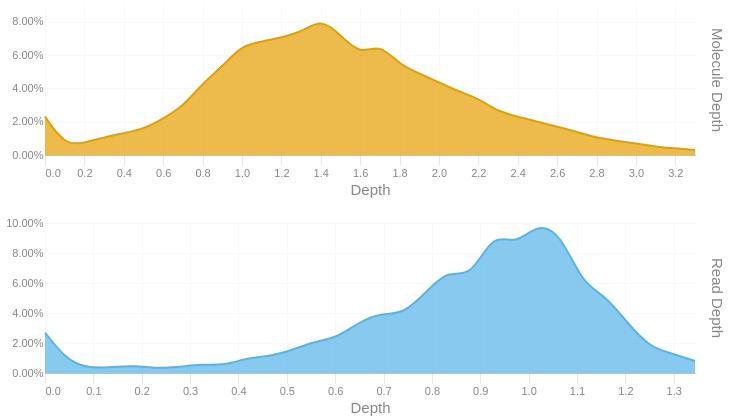

The notebook cell this image was saved under:
### Code cell
readdep = depth_hist(tb['Read Depth'], q99, 3)
readdep = readdep.with_columns(pl.lit('Read Depth').alias('Metric'))
if not SKIPLR:
    moldep = depth_hist(tb['Molecule Depth'], mol_q99, 1)
    moldep = moldep.with_columns(pl.lit('Molecule Depth').alias('Metric'))
    _hist = pl.concat([readdep, moldep])
    _hist = _hist.filter(pl.col('Proportion') != 0)
    with SafeRender(_hist):
        (
            alt.Chart(_hist)        
            .mark_area(interpolate = "basis")
            .encode(
                x=alt.X('Bin:Q').scale(domainMin=0).axis(alt.Axis(title='Depth')),
                y = alt.Y('Proportion:Q', title = None).axis(format = '.2%'),
                color = alt.Color('Metric:N').legend(None),
                row = alt.Row("Metric:N").header(title = None, labelOrient = 'right'),
                tooltip = [
                    alt.Tooltip("Metric:N", title = "Metric"),
                    alt.Tooltip('Interval:N', title = "Depth Interval"),
                    alt.Tooltip('Proportion:Q', title = "% Alignments").format('.2%')
                ]
            )
            .resolve_scale(x='independent', y='independent')
            .properties(
                height = 150, width = 650,
                usermeta={'embedOptions': {'downloadFileName': f'{samplename}.depth.hist'}}
            )
        ).display()
else:
    readdep = readdep.filter(pl.col('Proportion') != 0)
    with SafeRender(readdep):
        (
            alt.Chart(readdep)        
            .mark_area(interpolate = "basis")
            .encode(
                x=alt.X('Bin:Q').scale(domainMin=0).axis(alt.Axis(title='Depth')),
                y = alt.Y('Proportion:Q', title = None).axis(format = '.2%'),
                tooltip = [
                    alt.Tooltip('Interval:N', title = "Depth Interval"),
                    alt.Tooltip('Proportion:Q', title = "% Alignments").format('.2%')
                ]
            )
            .properties(
                usermeta={'embedOptions': {'downloadFileName': f'{samplename}.depth.hist'}}
            )
        ).display()

### Figure 1 — Vega-Lite specification as saved in the notebook (floating-point values rounded to 4 significant figures)
{"width": 650, "height": 150, "config": {"title": {"anchor": "start", "dy": -15, "fontSize": 18, "color": "#888888", "subtitleColor": "#888888", "subtitleFontSize": 14}, "arc": {"fill": "#0072B2"}, "axis": {"domainColor": "#888888", "domainWidth": 0.5, "gridWidth": 0.2, "grid": false, "titleFontWeight": 400, "titleFontSize": 15, "labelFontSize": 11, "labelColor": "#888888", "tickColor": "#888888", "tickWidth": 0.2, "titleColor": "#888888"}, "axisBand": {"grid": false}, "axisX": {"grid": true, "tickSize": 10, "domainCap": "round"}, "axisY": {"domain": false, "grid": true, "tickSize": 0, "domainCap": "round"}, "background": "transparent", "header": {"labelFontSize": 15, "labelColor": "#888888", "titleFontSize": 15, "titleFontWeight": 600, "titleColor": "#888888"}, "legend": {"labelFont": "sans-serif", "labelFontSize": 12, "labelColor": "#888888", "symbolSize": 100, "symbolType": "circle", "titleFontSize": 12, "titlePadding": 10, "titleColor": "#888888", "title": null}, "range": {"category": ["#E69F00", "#56B4E9", "#009E73", "#F0E442", "#0072B2", "#D55E00", "#CC79A7", "#000000"], "diverging": ["#cfe8f3", "#a2d4ec", "#73bfe2", "#46abdb", "#1696d2", "#12719e"]}, "area": {"fill": "#0072B2", "fillOpacity": 0.7, "line": true, "strokeOpacity": 0.7}, "line": {"color": "#0072B2", "stroke": "#0072B2", "strokeWidth": 2}, "trail": {"color": "#0072B2", "stroke": "#0072B2", "strokeWidth": 0, "size": 1}, "point": {"filled": true, "fillOpacity": 1.0, "size": 95}, "text": {"color": "#888888", "fontSize": 11, "align": "right", "fontWeight": 400, "size": 11}, "bar": {"fill": "#0072B2", "stroke": null}, "view": {"stroke": null, "continuousWidth": 660, "continuousHeight": 400}}, "data": {"name": "data-c8e74bf28a42ac14ae774de622bd0fc6"}, "mark": {"type": "area", "interpolate": "basis"}, "encoding": {"color": {"field": "Metric", "legend": null, "type": "nominal"}, "row": {"field": "Metric", "header": {"title": null, "labelOrient": "right"}, "type": "nominal"}, "tooltip": [{"field": "Metric", "title": "Metric", "type": "nominal"}, {"field": "Interval", "title": "Depth Interval", "type": "nominal"}, {"field": "Proportion", "format": ".2%", "title": "% Alignments", "type": "quantitative"}], "x": {"axis": {"title": "Depth"}, "field": "Bin", "scale": {"domainMin": 0}, "type": "quantitative"}, "y": {"axis": {"format": ".2%"}, "field": "Proportion", "title": null, "type": "quantitative"}}, "resolve": {"scale": {"x": "independent", "y": "independent"}}, "usermeta": {"embedOptions": {"downloadFileName": "S6_Altamaha_3964.depth.hist"}}, "$schema": "https://vega.github.io/schema/vega-lite/v6.1.0.json", "datasets": {"data-c8e74bf28a42ac14ae774de622bd0fc6": [{"Bin": 0.0, "Interval": "0.0-0.046", "Proportion": 0.027, "Metric": "Read Depth"}, {"Bin": 0.046, "Interval": "0.046-0.093", "Proportion": 0.008, "Metric": "Read Depth"}, {"Bin": 0.093, "Interval": "0.093-0.139", "Proportion": 0.003, "Metric": "Read Depth"}, {"Bin": 0.139, "Interval": "0.139-0.185", "Proportion": 0.004, "Metric": "Read Depth"}, {"Bin": 0.185, "Interval": "0.185-0.232", "Proportion": 0.005, "Metric": "Read Depth"}, {"Bin": 0.232, "Interval": "0.232-0.278", "Proportion": 0.003, "Metric": "Read Depth"}, {"Bin": 0.278, "Interval": "0.278-0.324", "Proportion": 0.004, "Metric": "Read Depth"}, {"Bin": 0.324, "Interval": "0.324-0.371", "Proportion": 0.006, "Metric": "Read Depth"}, {"Bin": 0.371, "Interval": "0.371-0.417", "Proportion": 0.005, "Metric": "Read Depth"}, {"Bin": 0.417, "Interval": "0.417-0.463", "Proportion": 0.01, "Metric": "Read Depth"}, {"Bin": 0.463, "Interval": "0.463-0.51", "Proportion": 0.011, "Metric": "Read Depth"}, {"Bin": 0.51, "Interval": "0.51-0.556", "Proportion": 0.015, "Metric": "Read Depth"}, {"Bin": 0.556, "Interval": "0.556-0.602", "Proportion": 0.021, "Metric": "Read Depth"}, {"Bin": 0.602, "Interval": "0.602-0.649", "Proportion": 0.023, "Metric": "Read Depth"}, {"Bin": 0.649, "Interval": "0.649-0.695", "Proportion": 0.034, "Metric": "Read Depth"}, {"Bin": 0.695, "Interval": "0.695-0.741", "Proportion": 0.04, "Metric": "Read Depth"}, {"Bin": 0.741, "Interval": "0.741-0.788", "Proportion": 0.039, "Metric": "Read Depth"}, {"Bin": 0.788, "Interval": "0.788-0.834", "Proportion": 0.054, "Metric": "Read Depth"}, {"Bin": 0.834, "Interval": "0.834-0.88", "Proportion": 0.069, "Metric": "Read Depth"}, {"Bin": 0.88, "Interval": "0.88-0.927", "Proportion": 0.063, "Metric": "Read Depth"}, {"Bin": 0.927, "Interval": "0.927-0.973", "Proportion": 0.094, "Metric": "Read Depth"}, {"Bin": 0.973, "Interval": "0.973-1.019", "Proportion": 0.085, "Metric": "Read Depth"}, {"Bin": 1.019, "Interval": "1.019-1.066", "Proportion": 0.1, "Metric": "Read Depth"}, {"Bin": 1.066, "Interval": "1.066-1.112", "Proportion": 0.093, "Metric": "Read Depth"}, {"Bin": 1.112, "Interval": "1.112-1.158", "Proportion": 0.059, "Metric": "Read Depth"}, {"Bin": 1.158, "Interval": "1.158-1.205", "Proportion": 0.052, "Metric": "Read Depth"}, {"Bin": 1.205, "Interval": "1.205-1.251", "Proportion": 0.033, "Metric": "Read Depth"}, {"Bin": 1.251, "Interval": "1.251-1.297", "Proportion": 0.017, "Metric": "Read Depth"}, {"Bin": 1.297, "Interval": "1.297-1.344", "Proportion": 0.013, "Metric": "Read Depth"}, {"Bin": 1.344, "Interval": "1.344-1.39", "Proportion": 0.008, "Metric": "Read Depth"}, {"Bin": 0.0, "Interval": "0.0-0.1", "Proportion": 0.023, "Metric": "Molecule Depth"}, {"Bin": 0.1, "Interval": "0.1-0.2", "Proportion": 0.006, "Metric": "Molecule Depth"}, {"Bin": 0.2, "Interval": "0.2-0.3", "Proportion": 0.007, "Metric": "Molecule Depth"}, {"Bin": 0.3, "Interval": "0.3-0.5", "Proportion": 0.011, "Metric": "Molecule Depth"}, {"Bin": 0.5, "Interval": "0.5-0.6", "Proportion": 0.015, "Metric": "Molecule Depth"}, {"Bin": 0.6, "Interval": "0.6-0.7", "Proportion": 0.022, "Metric": "Molecule Depth"}, {"Bin": 0.7, "Interval": "0.7-0.8", "Proportion": 0.029, "Metric": "Molecule Depth"}, {"Bin": 0.8, "Interval": "0.8-0.9", "Proportion": 0.043, "Metric": "Molecule Depth"}, {"Bin": 0.9, "Interval": "0.9-1.0", "Proportion": 0.053, "Metric": "Molecule Depth"}, {"Bin": 1.0, "Interval": "1.0-1.1", "Proportion": 0.066, "Metric": "Molecule Depth"}, {"Bin": 1.1, "Interval": "1.1-1.3", "Proportion": 0.068, "Metric": "Molecule Depth"}, {"Bin": 1.3, "Interval": "1.3-1.4", "Proportion": 0.073, "Metric": "Molecule Depth"}, {"Bin": 1.4, "Interval": "1.4-1.5", "Proportion": 0.082, "Metric": "Molecule Depth"}, {"Bin": 1.5, "Interval": "1.5-1.6", "Proportion": 0.072, "Metric": "Molecule Depth"}, {"Bin": 1.6, "Interval": "1.6-1.7", "Proportion": 0.06, "Metric": "Molecule Depth"}, {"Bin": 1.7, "Interval": "1.7-1.8", "Proportion": 0.067, "Metric": "Molecule Depth"}, {"Bin": 1.8, "Interval": "1.8-1.9", "Proportion": 0.054, "Metric": "Molecule Depth"}, {"Bin": 1.9, "Interval": "1.9-2.1", "Proportion": 0.049, "Metric": "Molecule Depth"}, {"Bin": 2.1, "Interval": "2.1-2.2", "Proportion": 0.038, "Metric": "Molecule Depth"}, {"Bin": 2.2, "Interval": "2.2-2.3", "Proportion": 0.034, "Metric": "Molecule Depth"}, {"Bin": 2.3, "Interval": "2.3-2.4", "Proportion": 0.026, "Metric": "Molecule Depth"}, {"Bin": 2.4, "Interval": "2.4-2.5", "Proportion": 0.023, "Metric": "Molecule Depth"}, {"Bin": 2.5, "Interval": "2.5-2.6", "Proportion": 0.02, "Metric": "Molecule Depth"}, {"Bin": 2.6, "Interval": "2.6-2.7", "Proportion": 0.017, "Metric": "Molecule Depth"}, {"Bin": 2.7, "Interval": "2.7-2.8", "Proportion": 0.014, "Metric": "Molecule Depth"}, {"Bin": 2.8, "Interval": "2.8-3.0", "Proportion": 0.01, "Metric": "Molecule Depth"}, {"Bin": 3.0, "Interval": "3.0-3.1", "Proportion": 0.007, "Metric": "Molecule Depth"}, {"Bin": 3.1, "Interval": "3.1-3.2", "Proportion": 0.005, "Metric": "Molecule Depth"}, {"Bin": 3.2, "Interval": "3.2-3.3", "Proportion": 0.004, "Metric": "Molecule Depth"}, {"Bin": 3.3, "Interval": "3.3-3.42", "Proportion": 0.003, "Metric": "Molecule Depth"}]}}
